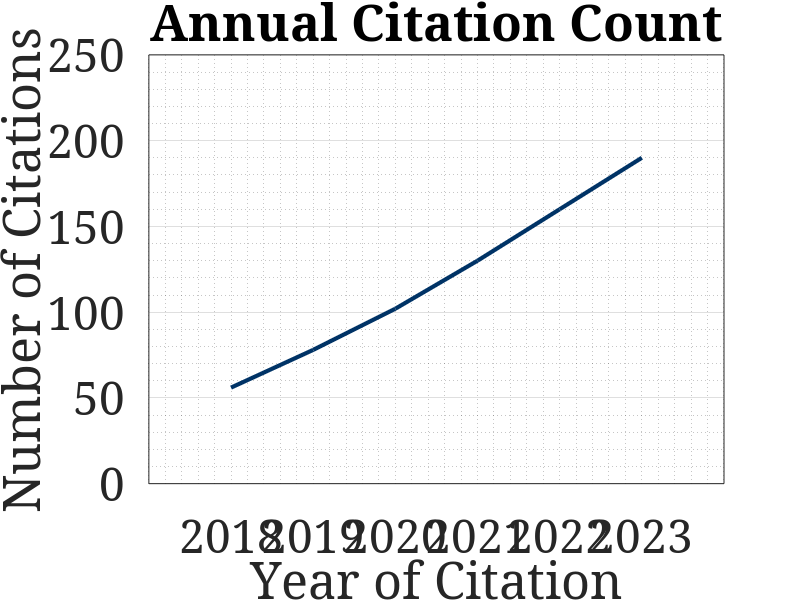

MATLAB code for this plot:
% Data
year = [2018 2019 2020 2021 2022 2023];
citations = [56 78 102 130 160 190];  % Example data for "Number of Citations"

% Create the linear plot
figure;
plot(year, citations, '-', 'LineWidth', 3, 'Color', [0 0.2 0.4]);  % Dark blue line using RGB values

% Add title and labels with specified font sizes and styles
title('Annual Citation Count', 'FontSize', 30, 'FontWeight', 'bold', 'FontName', 'Cambria');
xlabel('Year of Citation', 'FontSize', 30, 'FontName', 'Cambria');
ylabel('Number of Citations', 'FontSize', 30, 'FontName', 'Cambria');

% Customize x-axis labels
set(gca, 'XTick', year);  % Replace `xticks` with `set(gca, 'XTick', ...)`
set(gca, 'YMinorGrid', 'on');  % Turn on minor grid lines

% Set x-axis and y-axis limits
xlim([2017 2024]);
ylim([0 250]);

% Set font for the axes
set(gca, 'FontName', 'Cambria', 'FontSize', 33);

% Add grid and styling
grid on;  % Enable grid
set(gca, 'GridLineStyle', '-');  % Solid grid line style
set(gca, 'XGrid', 'off');  % Turn off x-axis grid, keeping only y-axis grid

% Box and tick settings
box on;  % Keep the box around the plot
set(gca, 'TickLength', [0 0]);  % Remove all ticks from both x-axis and y-axis
